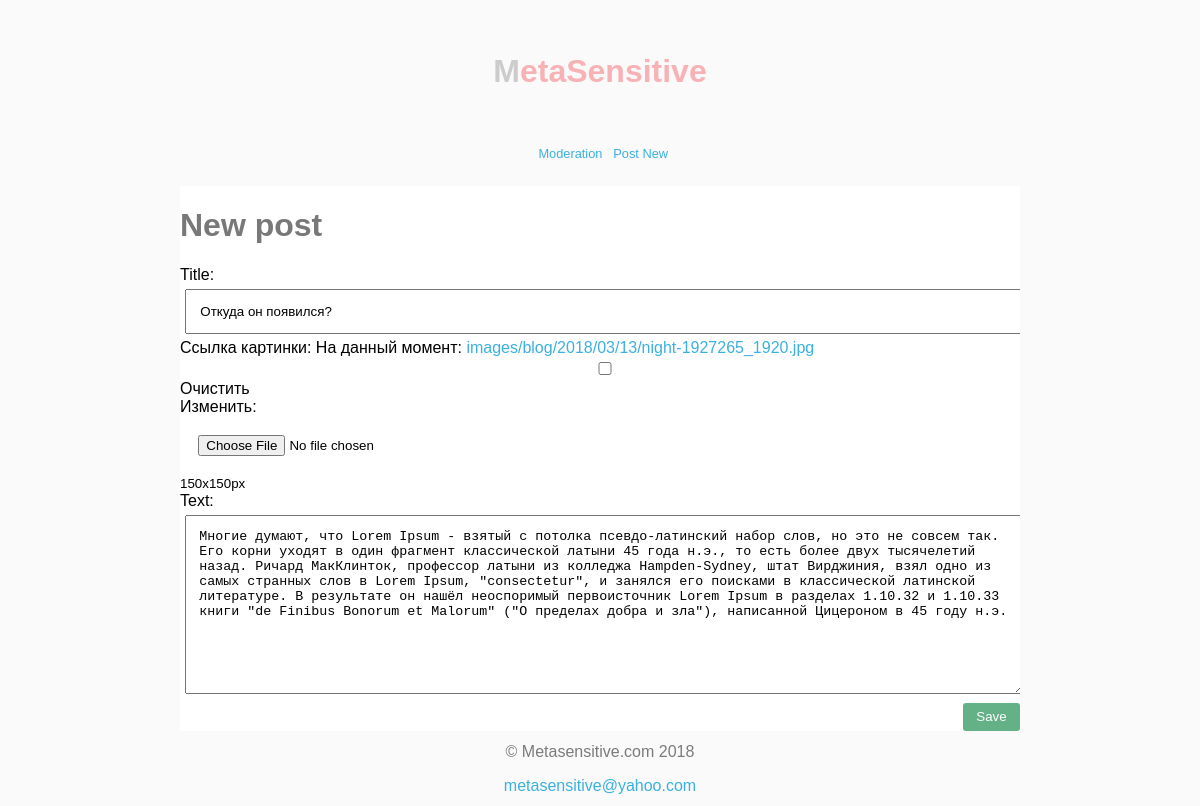
The app's page /post/10/edit/ (signed in) with its own data.
### blog/models.py (models this page shows, shortened)
class Post(models.Model):
    author = models.ForeignKey('auth.User', on_delete=models.CASCADE)
    title = models.CharField(max_length=200)
    image = models.ImageField(blank=True, upload_to='images/blog/%Y/%m/%d', help_text='150x150px', verbose_name='Ссылка картинки')
    text = models.TextField()
    created_date = models.DateTimeField(
            default=timezone.now)
    published_date = models.DateTimeField(
            blank=True, null=True)

### blog/views.py (the view)
# urls.py: url(r'^post/(?P<pk>\d+)/edit/$', views.post_edit, name='post_edit'),
@login_required
def post_edit(request, pk):
    post = get_object_or_404(Post, pk=pk)
    if request.method == "POST":
        form = PostForm(request.POST, instance=post)
        if form.is_valid():
            post = form.save(commit=False)
            post.author = request.user
            post.published_date = timezone.now()
            post.save()
            return redirect('post_detail', pk=post.pk)
    else:
        form = PostForm(instance=post)
    return render(request, 'post_edit.html', {'form': form})

### blog/forms.py
class PostForm(forms.ModelForm):
    class Meta:
        model = Post
        fields = ('title', 'image', 'text')

### blog/templatetags/form_tags.py (called while the page is built)
@register.filter
def input_class(bound_field):
    css_class = ''
    if bound_field.form.is_bound:
        if bound_field.errors:
            css_class = 'is-invalid'
        elif field_type(bound_field) != 'PasswordInput':
            css_class = 'is-valid'
    return 'form-control {}'.format(css_class)

### templates/post_edit.html
{% extends 'base.html' %}
{% load widget_tweaks %}
{% block content %}
<div class="form">
    <h1>New post</h1>
    <form method="POST" class="post-form">{% csrf_token %}
        {% include 'includes/form.html' %}
        <button type="submit" class="save btn btn-default">Save</button>
    </form>
</div>
{% endblock %}

### templates/includes/form.html (shortened to what this page needs)
{% load form_tags widget_tweaks %}
{% for field in form %}
  <div class="form-group">
    {{ field.label_tag }}
    {% render_field field class=field|input_class %}
    {% if field.help_text %}
      <small class="form-text text-muted">
        {{ field.help_text|safe }}
      </small>
    {% endif %}
  </div>
{% endfor %}

### static/css/app.css (style rules this page uses)
* { box-sizing: border-box; }
body { margin:0; padding:0; }
a { color:#3bb0e1; }
a, a:hover { text-decoration:none; }
.wrap { background:#fafafa; }
body { font-size:100%; font-family: sans-serif; }
a { text-decoration:none; }
h1 { color:#787878; }
form { margin:0 auto; }
input, textarea { padding:1em; width:100%; margin:5px; }
label { clear:both; }
button, input[type="submit"] { width:auto; background:#64b188; padding:.5em 1em; color:#fff; border:none; outline:none; border-radius:3px; float:right; }
.form { background:#fff; width:70%; margin:0 auto; overflow:hidden; }

### records on screen
Post: title "Откуда он появился?" "Многие думают, что Lorem Ipsum - взятый с потолка псевдо-латинский набор слов, но это не совсем так. Его корни уходят в один фрагмент классической латыни 45 года н.э., то есть более двух тысячелетий назад. Ричард МакКлинток, профессор латыни из колледжа Hampden-Sydney, штат Вирджиния, взял одно из самых странных слов в Lorem Ipsum, \"consectetur\", и занялся его поисками в классической латинской литературе. В результате он нашёл неоспоримый первоисточник Lorem Ipsum в разделах 1.10.32 и 1.10.33 книги \"de Finibus Bonorum et Malorum\" (\"О пределах добра и зла\"), написанной Цицероном в 45 году н.э."

### other values on screen
{{ field.label_tag }} "Title:" "Ссылка картинки:" "Text:"
{{ field.help_text|safe }} "150x150px"
